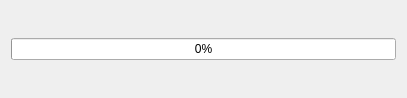
<?xml version="1.0" encoding="UTF-8"?>
<ui version="4.0">
 <class>sendDialog</class>
 <widget class="QDialog" name="sendDialog">
  <property name="geometry">
   <rect>
    <x>0</x>
    <y>0</y>
    <width>407</width>
    <height>98</height>
   </rect>
  </property>
  <property name="windowTitle">
   <string>Sending...</string>
  </property>
  <layout class="QHBoxLayout" name="horizontalLayout">
   <item>
    <widget class="QProgressBar" name="progressBar">
     <property name="value">
      <number>0</number>
     </property>
    </widget>
   </item>
  </layout>
 </widget>
 <resources/>
 <connections/>
</ui>
